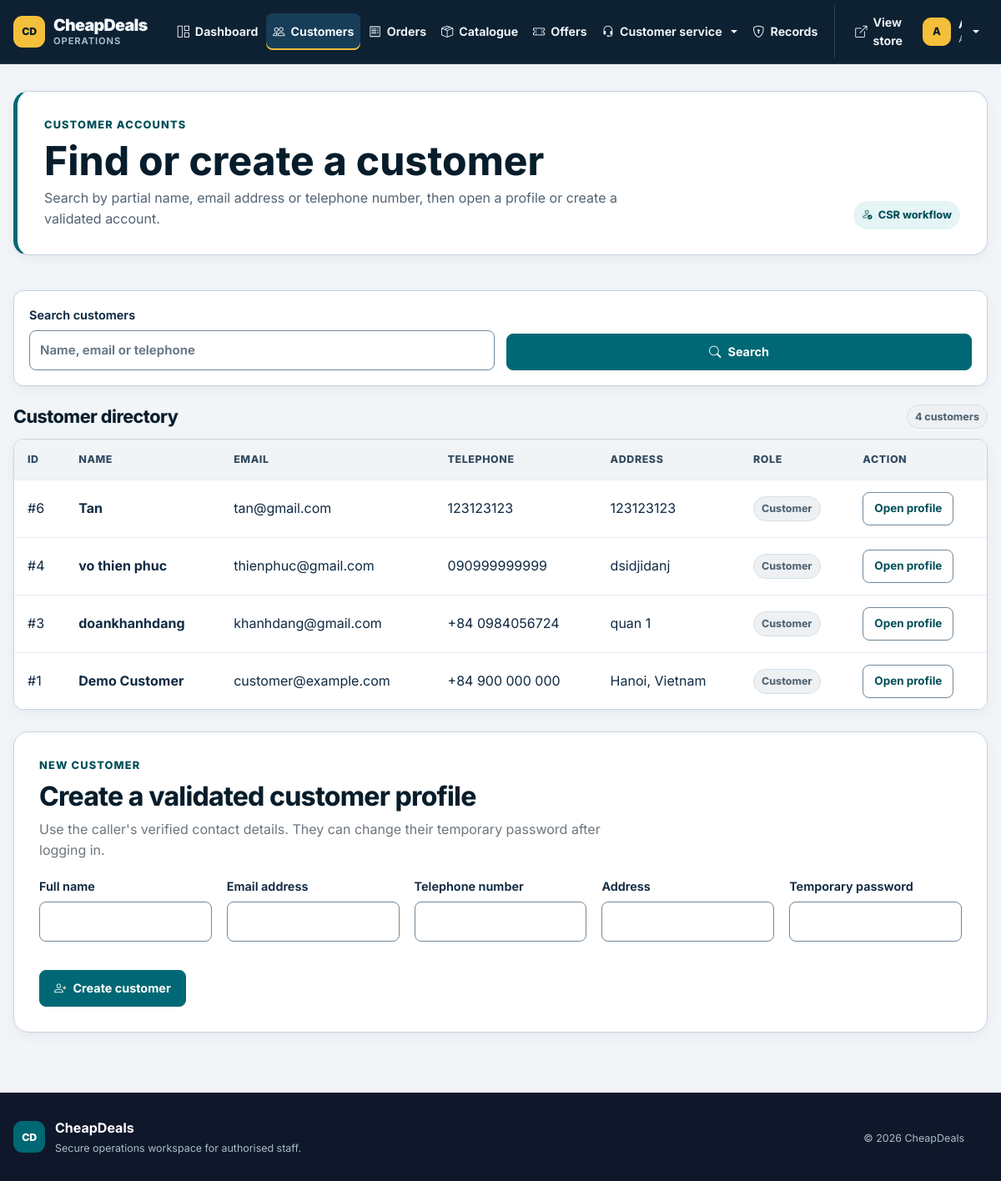
The app's page /COMP1807/cheapdeals/public/crm/customers (signed in) with its own data.
### tables this page shows
CREATE TABLE `users` (
  `id` int(11) NOT NULL,
  `full_name` varchar(100) NOT NULL,
  `email` varchar(100) NOT NULL,
  `password` varchar(255) NOT NULL,
  `phone` varchar(20) DEFAULT NULL,
  `address` text DEFAULT NULL,
  `credit_card` varchar(50) DEFAULT NULL,
  `role` enum('customer','csr','admin') DEFAULT 'customer',
  `created_at` timestamp NOT NULL DEFAULT current_timestamp(),
  `card_type` varchar(20) DEFAULT NULL,
  `card_expiry` varchar(5) DEFAULT NULL
);

### app/core/Controller.php (called while the page is built, shortened)
<?php
class Controller
{
    protected function view(string $view, array $data = []): void
    {
        extract($data);
        require APP_ROOT . '/views/layout/header.php';
        require APP_ROOT . '/views/layout/navbar.php';
        require APP_ROOT . '/views/' . $view . '.php';
        require APP_ROOT . '/views/layout/footer.php';
    }
}

### app/controllers/CRMController.php (called while the page is built, shortened)
<?php
class CRMController extends Controller
{
    public function customers(): void
    {
        $query = $this->input('q');
        $this->view('crm/customers', [
            'title' => 'Customers',
            'customers' => (new Customer($this->db))->search($query),
            'query' => $query,
            'errors' => $_SESSION['crm_customer_errors'] ?? [],
            'old' => $_SESSION['crm_customer_old'] ?? [],
        ]);
    }
}

### app/core/Router.php (called while the page is built, shortened)
<?php
class Router
{
    private array $routes = [];
    public function get(string $path, array $handler): void
    {
        $this->routes['GET'][$this->normalize($path)] = $handler;
    }
    public function post(string $path, array $handler): void
    {
        $this->routes['POST'][$this->normalize($path)] = $handler;
    }
    public function dispatch(): void
    {
        $path = $this->normalize((string) parse_url($_SERVER['REQUEST_URI'], PHP_URL_PATH));
        $base = $this->normalize(BASE_PATH);
        if ($base !== '/' && str_starts_with($path, $base)) {
            $path = $this->normalize(substr($path, strlen($base)));
        }
        $method = $_SERVER['REQUEST_METHOD'] ?? 'GET';
        $handler = $this->routes[$method][$path] ?? null;
        [$controller, $action] = $handler;
        (new $controller())->$action();
    }
    private function normalize(string $path): string
    {
        $path = '/' . trim($path, '/');
        return $path === '//' ? '/' : $path;
    }
}

### public/index.php (called while the page is built, shortened)
<?php
require_once __DIR__ . '/../app/config/config.php';
require_once APP_ROOT . '/core/Database.php';
require_once APP_ROOT . '/core/Controller.php';
require_once APP_ROOT . '/core/Router.php';
$router = new Router();
$router->get('/', [PackageController::class, 'index']);
$router->get('/packages', [PackageController::class, 'index']);
$router->get('/package', [PackageController::class, 'detail']);
$router->get('/combos', [DealController::class, 'index']);
$router->get('/combo', [DealController::class, 'detail']);
$router->get('/offers', [OfferController::class, 'index']);
$router->get('/enquiry', [EnquiryController::class, 'create']);
$router->post('/enquiry', [EnquiryController::class, 'store']);
$router->get('/messages', [CustomerController::class, 'messages']);
$router->get('/checkout', [OrderController::class, 'checkout']);
$router->post('/checkout', [OrderController::class, 'store']);
$router->get('/order/success', [OrderController::class, 'success']);
$router->post('/cart/add', [CartController::class, 'add']);
$router->post('/cart/add-deal', [CartController::class, 'addDeal']);
$router->post('/cart/update', [CartController::class, 'update']);
$router->post('/cart/remove', [CartController::class, 'remove']);
$router->get('/payment', [PaymentController::class, 'payment']);
$router->post('/payment', [PaymentController::class, 'store']);
$router->get('/login', [AuthController::class, 'login']);
$router->post('/login', [AuthController::class, 'authenticate']);
$router->get(
    '/forgot-password',
    [AuthController::class, 'forgotPassword']
);
$router->post(
    '/forgot-password/verify',
    [AuthController::class, 'verifyResetAccount']
);
$router->post(
    '/forgot-password/reset',
    [AuthController::class, 'resetPassword']
);
$router->get('/register', [AuthController::class, 'register']);
$router->post('/register', [AuthController::class, 'store']);
$router->get(
    '/register/success',
    [AuthController::class, 'registrationSuccess']
);
$router->get('/logout', [AuthController::class, 'logout']);
$router->post('/logout', [AuthController::class, 'logout']);
$router->get('/account', [CustomerController::class, 'account']);
$router->get('/bill', [CustomerController::class, 'bill']);
$router->get('/subscription', [CustomerController::class, 'subscription']);
$router->post('/subscription/update', [CustomerController::class, 'updateSubscription']);
$router->get('/profile', [CustomerController::class, 'profile']);
$router->post('/profile', [CustomerController::class, 'update']);
$router->post(
    '/profile/payment',
    [CustomerController::class, 'updatePayment']
);
$router->post(
    '/profile/password',
    [CustomerController::class, 'changePassword']
);
$router->get('/crm', [CRMController::class, 'dashboard']);
$router->get('/crm/packages', [CRMController::class, 'packages']);
$router->get('/crm/orders', [CRMController::class, 'orders']);
$router->get('/crm/subscription-changes', [CRMController::class, 'subscriptionChanges']);
$router->get('/crm/customers', [CRMController::class, 'customers']);
$router->post('/crm/customers/create', [CRMController::class, 'createCustomer']);
$router->get('/crm/customer', [CRMController::class, 'customerDetail']);
$router->get('/crm/records', [CRMController::class, 'records']);
$router->get('/crm/record', [CRMController::class, 'recordDetail']);
$router->get('/crm/telephone-order', [CRMController::class, 'telephoneOrder']);
$router->post('/crm/telephone-order/verify', [CRMController::class, 'verifyTelephoneCustomer']);
$router->post('/crm/telephone-order/create-customer', [CRMController::class, 'createTelephoneCustomer']);
$router->post('/crm/telephone-order/place', [CRMController::class, 'placeTelephoneOrder']);
$router->post('/crm/telephone-order/cancel', [CRMController::class, 'cancelTelephoneOrder']);
$router->get('/crm/enquiries', [CRMController::class, 'enquiries']);
$router->get('/crm/enquiries/customer', [CRMController::class, 'customerEnquiries']);
$router->post('/crm/enquiries/reply', [CRMController::class, 'replyEnquiry']);
$router->get('/crm/package/add', [CRMController::class, 'addPackage']);
$router->get('/crm/package/edit', [CRMController::class, 'editPackage']);
$router->post('/crm/package/save', [CRMController::class, 'savePackage']);
$router->post('/crm/package/delete', [CRMController::class, 'deletePackage']);
$router->post('/crm/package/reactivate', [CRMController::class, 'reactivatePackage']);
$router->get('/crm/offers', [AdminOfferController::class, 'index']);
$router->get('/crm/offer/add', [AdminOfferController::class, 'add']);
$router->get('/crm/offer/edit', [AdminOfferController::class, 'edit']);
$router->post('/crm/offer/save', [AdminOfferController::class, 'save']);
$router->post('/crm/offer/archive', [AdminOfferController::class, 'archive']);
$router->post('/crm/offer/reactivate', [AdminOfferController::class, 'reactivate']);
$router->post(
    '/profile/payment/add',
    [CustomerController::class, 'addPaymentMethod']
);
$router->post(
    '/profile/payment/verify',
    [CustomerController::class, 'verifyPaymentMethod']
);
$router->post(
    '/profile/payment/delete',
    [CustomerController::class, 'deletePaymentMethod']
);
$router->post(
    '/profile/payment/default',
    [CustomerController::class, 'setDefaultPaymentMethod']
);
$router->dispatch();

### app/config/config.php (called while the page is built, shortened)
<?php
function url(string $path = ''): string
{
    $path = '/' . ltrim($path, '/');
    return (BASE_PATH ?: '') . ($path === '/' ? '/' : $path);
}
function e(?string $value): string
{
    return htmlspecialchars((string) $value, ENT_QUOTES, 'UTF-8');
}

### app/models/Customer.php (called while the page is built, shortened)
<?php
class Customer
{
    public function all(): array
    {
        return $this->db->fetchAll(
            'SELECT
                id,
                full_name,
                email,
                phone,
                address,
                role,
                created_at
             FROM users
             WHERE role = ?
             ORDER BY id DESC',
            ['customer']
        );
    }
    public function search(string $query = ''): array
    {
        $query = trim($query);
        if ($query === '') {
            return $this->all();
        }
        $needle = mb_strtolower($query);
        $phoneNeedle = preg_replace('/\D+/', '', $query) ?? '';
        return array_values(array_filter(
            $this->all(),
            function (array $customer) use ($needle, $phoneNeedle): bool {
                $matchesText = str_contains(mb_strtolower((string) ($customer['full_name'] ?? '')), $needle)
                    || str_contains(mb_strtolower((string) ($customer['email'] ?? '')), $needle);
                $matchesPhone = $phoneNeedle !== ''
                    && str_contains($this->normalisePhone((string) ($customer['phone'] ?? '')), $this->normalisePhone($phoneNeedle));
                return $matchesText || $matchesPhone;
            }
        ));
    }
}

### app/core/Database.php (called while the page is built, shortened)
<?php
class Database
{
    private PDO $pdo;
    public function __construct()
    {
        $dsn = 'mysql:host=' . DB_HOST . ';dbname=' . DB_NAME . ';charset=utf8mb4';
        $this->pdo = new PDO($dsn, DB_USER, DB_PASS, [
            PDO::ATTR_ERRMODE => PDO::ERRMODE_EXCEPTION,
            PDO::ATTR_DEFAULT_FETCH_MODE => PDO::FETCH_ASSOC,
        ]);
    }
    public function fetchAll(string $sql, array $params = []): array
    {
        $stmt = $this->pdo->prepare($sql);
        $stmt->execute($params);
        return $stmt->fetchAll();
    }
    public function execute(string $sql, array $params = []): bool
    {
        $stmt = $this->pdo->prepare($sql);
        return $stmt->execute($params);
    }
}

### app/views/crm/customers.php (the view, shortened to what this page needs)
<section class="admin-hero">
    <div>
        <p class="eyebrow">Customer accounts</p>
        <h1>Find or create a customer</h1>
        <p>Search by partial name, email address or telephone number, then open a profile or create a validated account.</p>
    </div>
    <span class="workspace-role"><i class="bi bi-person-check" aria-hidden="true"></i> CSR workflow</span>
</section>
<section class="admin-section" aria-labelledby="customer-results-title">
    <form class="admin-filter-bar" method="get" action="<?= url('/crm/customers') ?>">
        <label for="customer-search">Search customers
            <input id="customer-search" name="q" value="<?= e($query ?? '') ?>" placeholder="Name, email or telephone" autocomplete="off">
        </label>
        <button class="btn primary" type="submit"><i class="bi bi-search" aria-hidden="true"></i> Search</button>
    </form>
    <div class="admin-subsection-heading">
        <h2 id="customer-results-title"><?= !empty($query) ? 'Search results' : 'Customer directory' ?></h2>
        <span class="status-pill is-muted"><?= count($customers) ?> customers</span>
    </div>
    <div class="table-wrap">
        <table>
            <thead><tr><th scope="col">ID</th><th scope="col">Name</th><th scope="col">Email</th><th scope="col">Telephone</th><th scope="col">Address</th><th scope="col">Role</th><th scope="col">Action</th></tr></thead>
            <tbody>
                <?php foreach ($customers as $customer): ?>
                    <tr>
                        <td>#<?= (int) $customer['id'] ?></td>
                        <td><strong><?= e($customer['full_name']) ?></strong></td>
                        <td><?= e($customer['email']) ?></td>
                        <td><?= e($customer['phone'] ?? 'Not provided') ?></td>
                        <td><?= e($customer['address'] ?? 'Not provided') ?></td>
                        <td><span class="status-pill is-muted"><?= e(ucfirst($customer['role'] ?? 'customer')) ?></span></td>
                        <td><a class="btn small" href="<?= url('/crm/customer?id=' . (int) $customer['id']) ?>">Open profile</a></td>
                    </tr>
                <?php endforeach; ?>
            </tbody>
        </table>
    </div>
    <div class="form-card spaced-card">
        <p class="eyebrow">New customer</p>
        <h2>Create a validated customer profile</h2>
        <p class="text-secondary">Use the caller's verified contact details. They can change their temporary password after logging in.</p>
        <form method="post" action="<?= url('/crm/customers/create') ?>">
            <div class="form-grid">
                <label for="new-customer-name">Full name<input id="new-customer-name" name="full_name" required autocomplete="name" value="<?= e($old['full_name'] ?? '') ?>"></label>
                <label for="new-customer-email">Email address<input id="new-customer-email" type="email" name="email" required autocomplete="email" value="<?= e($old['email'] ?? '') ?>"></label>
                <label for="new-customer-phone">Telephone number<input id="new-customer-phone" type="tel" name="phone" required autocomplete="tel" value="<?= e($old['phone'] ?? '') ?>"></label>
                <label for="new-customer-address">Address<input id="new-customer-address" name="address" required autocomplete="street-address" value="<?= e($old['address'] ?? '') ?>"></label>
                <label for="new-customer-password">Temporary password<input id="new-customer-password" type="password" name="password" minlength="8" required autocomplete="new-password"></label>
            </div>
            <button class="btn primary" type="submit"><i class="bi bi-person-plus" aria-hidden="true"></i> Create customer</button>
        </form>
    </div>
</section>

### records on screen
users: id "6", full_name "Tan", email "tan@gmail.com", phone "123123123", address "123123123", role "Customer"
users: id "4", full_name "vo thien phuc", email "thienphuc@gmail.com", phone "090999999999", address "dsidjidanj", role "Customer"
users: id "3", full_name "doankhanhdang", email "khanhdang@gmail.com", phone "+84 0984056724", address "quan 1", role "Customer"
users: id "1", full_name "Demo Customer", email "customer@example.com", phone "+84 900 000 000", address "Hanoi, Vietnam", role "Customer"

### other values on screen
substr((string) ($navCustomer['full_name'] ?? 'S'), 0, 1) "A"
count($customers) "4"
